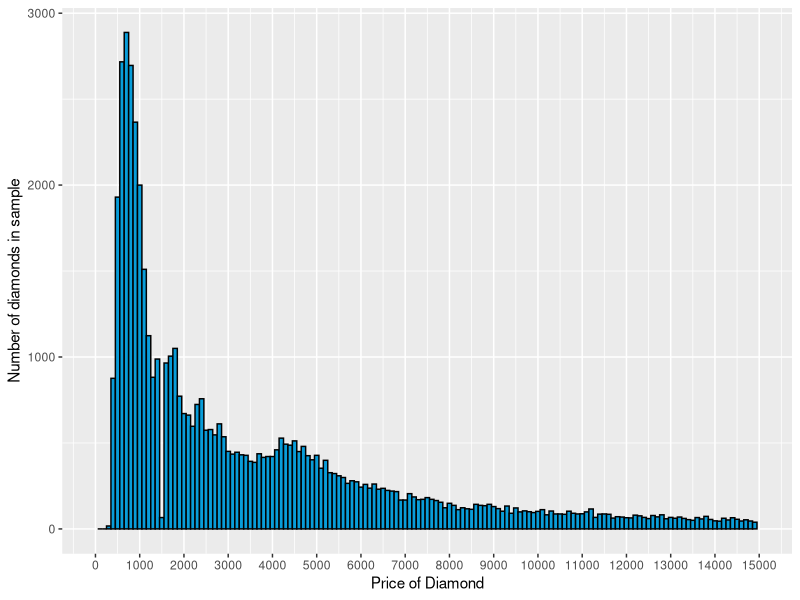

Write the R code that produced this figure.
## ---- chunk 1
library(ggplot2)
data(diamonds)
summary(diamonds)
## ---- chunk 2
str(diamonds)
## ---- chunk 3
levels(diamonds$color)
## ---- chunk 4
qplot(data = diamonds, x = price,
      color = I('black'), fill = I('#099DD9'),
      binwidth = 100) +
  xlab('Price of Diamond') + 
  ylab('Number of diamonds in sample') +
  scale_x_log10() +
  scale_x_continuous(limits = c(0,15000), breaks = seq(0, 15000, 1000))
## ---- chunk 5
summary(diamonds$price)
## ---- chunk 6
summary(diamonds$price < 500)

## ---- chunk 7
less_than_500 <- NA
diamonds$less_than_500 <- ifelse(diamonds$price < 500, 1, 0)
diamonds$less_than_500 <- factor(diamonds$less_than_500)
summary(diamonds$less_than_500)
## ---- chunk 8
less_than_250 <- NA
diamonds$less_than_250 <- ifelse(diamonds$price < 250, 1, 0)
diamonds$less_than_250 <- factor(diamonds$less_than_250)
summary(diamonds$less_than_250)
## ---- chunk 9
more_than_15000 <- NA
diamonds$more_than_15000 <- ifelse(diamonds$price >= 15000, 1, 0)
diamonds$more_than_15000 <- factor(diamonds$more_than_15000)
summary(diamonds$more_than_15000)
